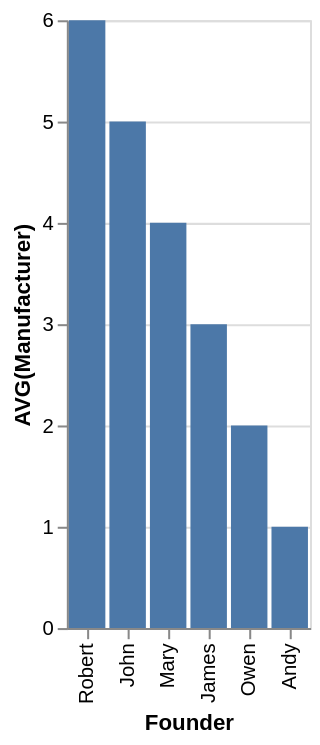

The specification (Vega-Lite) saved for this image:
### Vega-Lite specification from a JSON file in a GitHub repository (floating-point values rounded to 4 significant figures)
{"data": {"values": [{"x_data": "Robert", "y_data": 6}, {"x_data": "John", "y_data": 5}, {"x_data": "Mary", "y_data": 4}, {"x_data": "James", "y_data": 3}, {"x_data": "Owen", "y_data": 2}, {"x_data": "Andy", "y_data": 1}]}, "mark": "bar", "encoding": {"x": {"field": "x_data", "type": "nominal", "title": "Founder", "sort": {"op": "sum", "field": "y_data", "order": "descending"}}, "y": {"field": "y_data", "type": "quantitative", "title": "AVG(Manufacturer)"}}}
